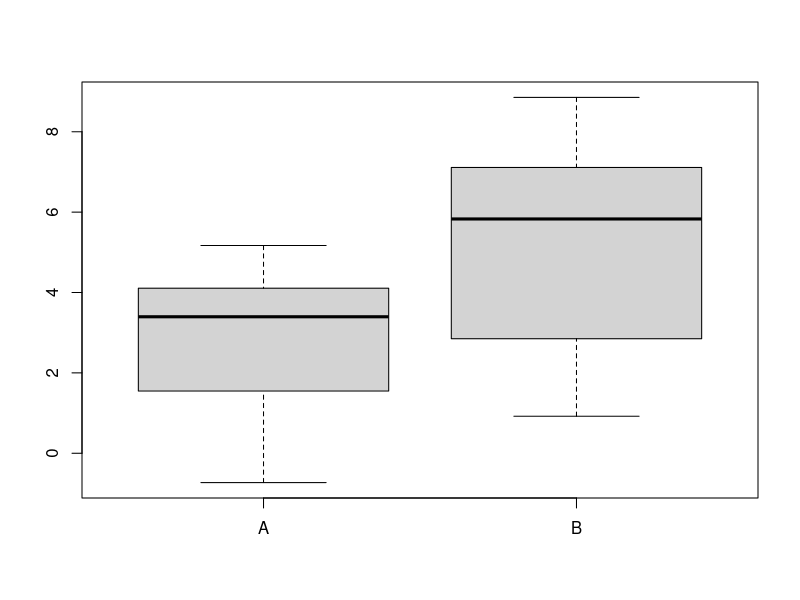
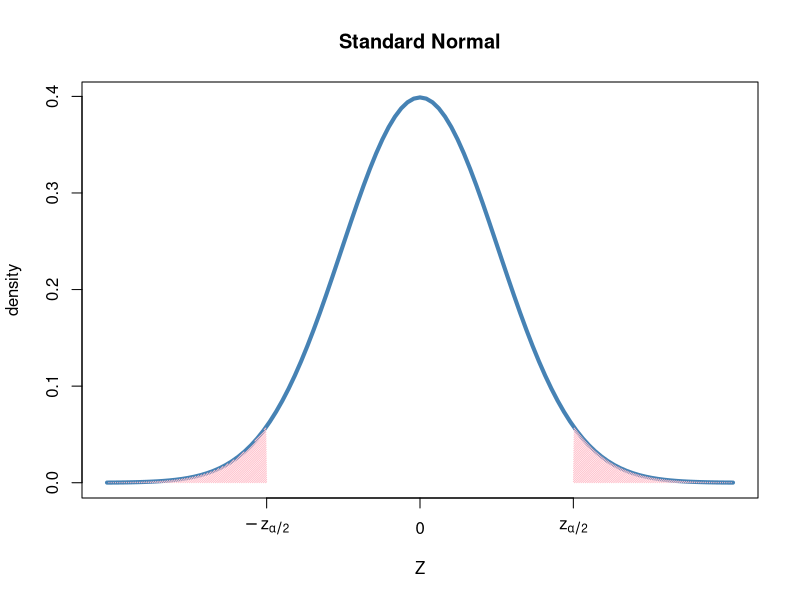

Here is the R script that generated these plots, in order:
## ---- chunk 1
knitr::opts_chunk$set(echo = TRUE)
## ---- chunk 2
enzyme <- data.frame(A = rnorm(12, 3, 2), 
                     B = rnorm(12, 5, 2))

boxplot(enzyme)
head(enzyme)
## ---- chunk 3
A <- enzyme$A
B <- enzyme$B  

## Or this
A <- enzyme[, "A"]
B <- enzyme[, "B"]

A
B

## We could also do this, but I don't recommend it
# A <- enzyme[, 1]
# B <- enzyme[, 2]
## ---- chunk 4
A <- enzyme[, "A"]
mean(A)
sd(A)
## ---- chunk 5
## Assuming equal variance is two sample t-test
t.test(A, B, var.equal = TRUE)

## Assuming var not equal is Welch's t-test
t.test(A, B, var.equal = FALSE)
## ---- chunk 6
t.test(A, B, paired = TRUE)
## ---- chunk 7
alpha <- 0.05
z <- qnorm(1 - alpha/2)
z
## ---- chunk 8
x <- seq(-4, 4, 0.01)
y <- dnorm(x)
z <- 1.96
curve(dnorm(x), from = -4, to = 4, main = "Standard Normal",
      lwd = 4, col = 'steelblue', xlab = "Z", ylab = "density",
      xaxt = 'n')
axis(1, at = c(-z, 0, z), labels = c(expression(-z[alpha/2]), 0, expression(z[alpha/2])))
polygon(c(x[x < -z], x[x == -z], min(x)),
        c(y[x < -z], 0, 0),
        col = 'pink',angle = 45, density = 65,
        border = FALSE)
polygon(c(x[x > z], max(x), x[x == z]),
        c(y[x > z], 0, 0),
        col = 'pink',angle = 45, density = 65,
        border = FALSE)
## ---- chunk 9
meanA <- mean(A)
sdA <- sd(A)
n <- length(A)
z <- qnorm(1 - alpha/2)

c(meanA - z * sdA / sqrt(n), meanA + z * sdA / sqrt(n))
## ---- chunk 10
meanA <- mean(A)
sdA <- sd(A)
n <- length(A)
t <- qt(1 - alpha/2, df = n - 1)

c(meanA - t * sdA / sqrt(n), meanA + t * sdA / sqrt(n))
## ---- chunk 11
## difference in two groups
diff <- A - B

## Mean, standard error, and sample size
mean_d <- mean(diff)
sd_d <- sd(diff)
n <- length(diff)

## Get appropriate t-statistic
t <- qt(1 - 0.05/2, df = n - 1)

## Confidence interval for mean difference
c(mean_d - t * sd_d / sqrt(n), mean_d + t * sd_d / sqrt(n))
